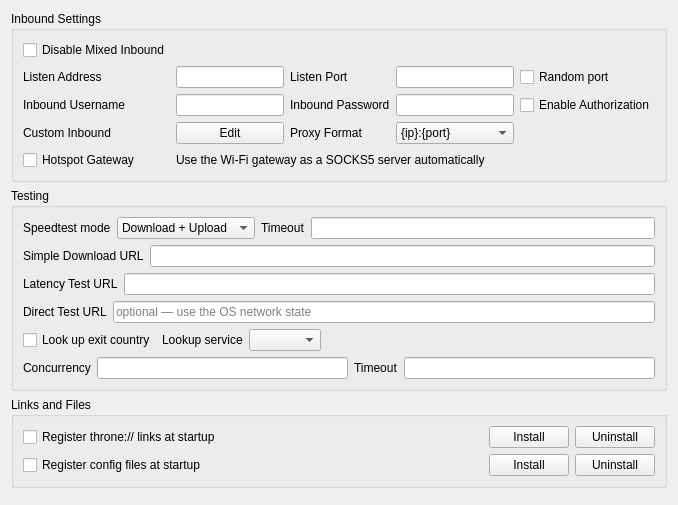
     <widget class="QWidget" name="tab_1">
      <attribute name="title">
       <string>Common</string>
      </attribute>
      <layout class="QVBoxLayout" name="verticalLayout_2">
       <item>
        <widget class="QGroupBox" name="groupBox_5">
         <property name="sizePolicy">
          <sizepolicy hsizetype="Preferred" vsizetype="Preferred">
           <horstretch>0</horstretch>
           <verstretch>0</verstretch>
          </sizepolicy>
         </property>
         <property name="title">
          <string>Inbound Settings</string>
         </property>
         <layout class="QGridLayout" name="gridLayout_9">
          <item row="2" column="5">
           <widget class="QCheckBox" name="inbound_auth">
            <property name="text">
             <string>Enable Authorization</string>
            </property>
           </widget>
          </item>
          <item row="1" column="4">
           <widget class="QLineEdit" name="inbound_socks_port">
            <property name="sizePolicy">
             <sizepolicy hsizetype="Preferred" vsizetype="Fixed">
              <horstretch>0</horstretch>
              <verstretch>0</verstretch>
             </sizepolicy>
            </property>
           </widget>
          </item>
          <item row="4" column="1">
           <widget class="QLabel" name="label_11">
            <property name="text">
             <string>Custom Inbound</string>
            </property>
           </widget>
          </item>
          <item row="4" column="2">
           <widget class="QPushButton" name="custom_inbound_edit">
            <property name="text">
             <string>Edit</string>
            </property>
           </widget>
          </item>
          <item row="2" column="1">
           <widget class="QLabel" name="inbound_user_l">
            <property name="text">
             <string>Inbound Username</string>
            </property>
           </widget>
          </item>
          <item row="0" column="1">
           <widget class="QCheckBox" name="disable_mixed_inbound">
            <property name="text">
             <string>Disable Mixed Inbound</string>
            </property>
           </widget>
          </item>
          <item row="2" column="4">
           <widget class="QLineEdit" name="inbound_pass"/>
          </item>
          <item row="2" column="2">
           <widget class="QLineEdit" name="inbound_user"/>
          </item>
          <item row="1" column="5">
           <widget class="QCheckBox" name="random_listen_port">
            <property name="toolTip">
             <string>&lt;html&gt;&lt;head/&gt;&lt;body&gt;&lt;p&gt;Selects a random available port on every run&lt;/p&gt;&lt;/body&gt;&lt;/html&gt;</string>
            </property>
            <property name="text">
             <string>Random port</string>
            </property>
           </widget>
          </item>
          <item row="1" column="3">
           <widget class="QLabel" name="inbound_socks_port_l">
            <property name="toolTip">
             <string>&lt;html&gt;&lt;head/&gt;&lt;body&gt;&lt;p&gt;Socks
                                                                + HTTP Proxy&lt;/p&gt;&lt;/body&gt;&lt;/html&gt;
                                                            </string>
            </property>
            <property name="text">
             <string>Listen Port</string>
            </property>
           </widget>
          </item>
          <item row="1" column="1">
           <widget class="QLabel" name="label">
            <property name="text">
             <string>Listen Address</string>
            </property>
           </widget>
          </item>
          <item row="2" column="3">
           <widget class="QLabel" name="inbound_pass_l">
            <property name="text">
             <string>Inbound Password</string>
            </property>
           </widget>
          </item>
          <item row="4" column="4">
           <widget class="QComboBox" name="proxy_scheme">
            <item>
             <property name="text">
              <string notr="true">{ip}:{port}</string>
             </property>
            </item>
            <item>
             <property name="text">
              <string notr="true">http://{ip}:{port}</string>
             </property>
            </item>
            <item>
             <property name="text">
              <string notr="true">socks={ip}:{port}</string>
             </property>
            </item>
           </widget>
          </item>
          <item row="4" column="3">
           <widget class="QLabel" name="proxy_scheme_l">
            <property name="text">
             <string>Proxy Format</string>
            </property>
           </widget>
          </item>
          <item row="1" column="2">
           <widget class="QLineEdit" name="inbound_address"/>
          </item>
          <item row="5" column="1">
           <widget class="QCheckBox" name="hotspot_gateway">
            <property name="text">
             <string>Hotspot Gateway</string>
            </property>
           </widget>
          </item>
          <item row="5" column="2" colspan="4">
           <widget class="QLabel" name="hotspot_gateway_summary">
            <property name="text">
             <string>Use the Wi-Fi gateway as a SOCKS5 server automatically</string>
            </property>
            <property name="wordWrap">
             <bool>true</bool>
            </property>
           </widget>
          </item>
         </layout>
        </widget>
       </item>
       <item>
        <widget class="QGroupBox" name="groupBox_testing">
         <property name="title">
          <string>Testing</string>
         </property>
         <layout class="QVBoxLayout" name="verticalLayout_8">
          <item>
           <layout class="QHBoxLayout" name="horizontalLayout_10">
            <item>
             <widget class="QLabel" name="label_12">
              <property name="text">
               <string>Speedtest mode</string>
              </property>
             </widget>
            </item>
            <item>
             <widget class="QComboBox" name="speedtest_mode">
              <item>
               <property name="text">
                <string>Download + Upload</string>
               </property>
              </item>
              <item>
               <property name="text">
                <string>Only Download</string>
               </property>
              </item>
              <item>
               <property name="text">
                <string>Only Upload</string>
               </property>
              </item>
              <item>
               <property name="text">
                <string>Simple Download</string>
               </property>
              </item>
              <item>
               <property name="text">
                <string>Only Country</string>
               </property>
              </item>
             </widget>
            </item>
            <item>
             <widget class="QLabel" name="label_19">
              <property name="toolTip">
               <string>&lt;html&gt;&lt;head/&gt;&lt;body&gt;&lt;p&gt;timeout in milliseconds&lt;br/&gt;applies to all tests individually&lt;/p&gt;&lt;/body&gt;&lt;/html&gt;</string>
              </property>
              <property name="text">
               <string>Timeout</string>
              </property>
             </widget>
            </item>
            <item>
             <widget class="QLineEdit" name="test_timeout"/>
            </item>
           </layout>
          </item>
          <item>
           <layout class="QHBoxLayout" name="horizontalLayout_9">
            <item>
             <widget class="QLabel" name="label_16">
              <property name="text">
               <string>Simple Download URL</string>
              </property>
             </widget>
            </item>
            <item>
             <widget class="QLineEdit" name="simple_down_url"/>
            </item>
           </layout>
          </item>
          <item>
           <layout class="QHBoxLayout" name="horizontalLayout_6">
            <item>
             <widget class="QLabel" name="label_13">
              <property name="text">
               <string>Latency Test URL</string>
              </property>
             </widget>
            </item>
            <item>
             <widget class="QLineEdit" name="test_latency_url"/>
            </item>
           </layout>
          </item>
          <item>
           <layout class="QHBoxLayout" name="horizontalLayout_direct_test">
            <item>
             <widget class="QLabel" name="label_direct_test_url">
              <property name="toolTip">
               <string>&lt;html&gt;&lt;head/&gt;&lt;body&gt;&lt;p&gt;Fetched &lt;span style=&quot; font-weight:600;&quot;&gt;without&lt;/span&gt; any proxy, so features that must tell a dead internet connection apart from dead servers — such as the auto selector — can check the connection itself, and notice the moment it comes back.&lt;/p&gt;&lt;p&gt;Only put a URL here that is reachable &lt;span style=&quot; font-weight:600;&quot;&gt;directly&lt;/span&gt; on your network. Leave it empty to rely on the operating system's network state instead.&lt;/p&gt;&lt;/body&gt;&lt;/html&gt;</string>
              </property>
              <property name="text">
               <string>Direct Test URL</string>
              </property>
             </widget>
            </item>
            <item>
             <widget class="QLineEdit" name="direct_test_url">
              <property name="placeholderText">
               <string>optional — use the OS network state</string>
              </property>
             </widget>
            </item>
           </layout>
          </item>
          <item>
           <layout class="QHBoxLayout" name="horizontalLayout_exit_lookup">
            <item>
             <widget class="QCheckBox" name="exit_country_lookup">
              <property name="toolTip">
               <string>&lt;html&gt;&lt;head/&gt;&lt;body&gt;&lt;p&gt;After connecting, Throne asks an IP lookup service — through the proxy — which IP and country the connection exits from.&lt;/p&gt;&lt;p&gt;Turn this off to never contact such a service automatically.&lt;/p&gt;&lt;/body&gt;&lt;/html&gt;</string>
              </property>
              <property name="text">
               <string>Look up exit country</string>
              </property>
             </widget>
            </item>
            <item>
             <widget class="QLabel" name="label_exit_lookup_provider">
              <property name="text">
               <string>Lookup service</string>
              </property>
              <property name="buddy">
               <cstring>exit_lookup_provider</cstring>
              </property>
             </widget>
            </item>
            <item>
             <widget class="QComboBox" name="exit_lookup_provider"/>
            </item>
            <item>
             <spacer name="horizontalSpacer_exit_lookup">
              <property name="orientation">
               <enum>Qt::Orientation::Horizontal</enum>
              </property>
              <property name="sizeHint" stdset="0">
               <size>
                <width>40</width>
                <height>20</height>
               </size>
              </property>
             </spacer>
            </item>
           </layout>
          </item>
          <item>
           <layout class="QHBoxLayout" name="horizontalLayout_11">
            <item>
             <widget class="QLabel" name="label_14">
              <property name="text">
               <string>Concurrency</string>
              </property>
             </widget>
            </item>
            <item>
             <widget class="QLineEdit" name="test_concurrent"/>
            </item>
            <item>
             <widget class="QLabel" name="label_22">
              <property name="toolTip">
               <string>&lt;html&gt;&lt;head/&gt;&lt;body&gt;&lt;p&gt;Timeout for URLtest in ms&lt;br/&gt;Note that muxed connections take a much longer time for their initial request, and setting this value too low will cause the test to falsely report that the config is not working&lt;/p&gt;&lt;/body&gt;&lt;/html&gt;</string>
              </property>
              <property name="text">
               <string>Timeout</string>
              </property>
             </widget>
            </item>
            <item>
             <widget class="QLineEdit" name="url_timeout"/>
            </item>
           </layout>
          </item>
         </layout>
        </widget>
       </item>
       <item>
        <widget class="QGroupBox" name="url_scheme_box">
         <property name="title">
          <string>Links and Files</string>
         </property>
         <layout class="QGridLayout" name="gridLayout_url_scheme">
          <item row="0" column="0">
           <widget class="QCheckBox" name="url_scheme_auto_register">
            <property name="toolTip">
             <string>&lt;html&gt;&lt;head/&gt;&lt;body&gt;&lt;p&gt;Registers Throne as the handler for throne:// links, re-applying the registration whenever the install is moved.&lt;/p&gt;&lt;p&gt;Turning this off does not undo an existing registration: use Uninstall for that.&lt;/p&gt;&lt;/body&gt;&lt;/html&gt;</string>
            </property>
            <property name="text">
             <string>Register throne:// links at startup</string>
            </property>
           </widget>
          </item>
          <item row="0" column="1">
           <spacer name="horizontalSpacer_url_scheme">
            <property name="orientation">
             <enum>Qt::Orientation::Horizontal</enum>
            </property>
            <property name="sizeHint" stdset="0">
             <size>
              <width>40</width>
              <height>20</height>
             </size>
            </property>
           </spacer>
          </item>
          <item row="0" column="2">
           <widget class="QLabel" name="url_scheme_status">
            <property name="text">
             <string notr="true"/>
            </property>
           </widget>
          </item>
          <item row="0" column="3">
           <widget class="QPushButton" name="url_scheme_install">
            <property name="toolTip">
             <string>&lt;html&gt;&lt;head/&gt;&lt;body&gt;&lt;p&gt;Registers the handler now, without waiting for the next start.&lt;/p&gt;&lt;/body&gt;&lt;/html&gt;</string>
            </property>
            <property name="text">
             <string>Install</string>
            </property>
           </widget>
          </item>
          <item row="0" column="4">
           <widget class="QPushButton" name="url_scheme_uninstall">
            <property name="toolTip">
             <string>&lt;html&gt;&lt;head/&gt;&lt;body&gt;&lt;p&gt;Removes the throne:// handler Throne wrote. Entries owned by other applications are left alone.&lt;/p&gt;&lt;/body&gt;&lt;/html&gt;</string>
            </property>
            <property name="text">
             <string>Uninstall</string>
            </property>
           </widget>
          </item>
          <item row="1" column="0">
           <widget class="QCheckBox" name="file_assoc_auto_register">
            <property name="toolTip">
             <string>&lt;html&gt;&lt;head/&gt;&lt;body&gt;&lt;p&gt;Adds Throne to the &quot;Open with&quot; list for config files such as JSON and YAML, re-applying the registration whenever the install is moved.&lt;/p&gt;&lt;p&gt;Turning this off does not undo an existing registration: use Uninstall for that.&lt;/p&gt;&lt;/body&gt;&lt;/html&gt;</string>
            </property>
            <property name="text">
             <string>Register config files at startup</string>
            </property>
           </widget>
          </item>
          <item row="1" column="2">
           <widget class="QLabel" name="file_assoc_status">
            <property name="text">
             <string notr="true"/>
            </property>
           </widget>
          </item>
          <item row="1" column="3">
           <widget class="QPushButton" name="file_assoc_install">
            <property name="toolTip">
             <string>&lt;html&gt;&lt;head/&gt;&lt;body&gt;&lt;p&gt;Registers the associations now, without waiting for the next start.&lt;/p&gt;&lt;/body&gt;&lt;/html&gt;</string>
            </property>
            <property name="text">
             <string>Install</string>
            </property>
           </widget>
          </item>
          <item row="1" column="4">
           <widget class="QPushButton" name="file_assoc_uninstall">
            <property name="toolTip">
             <string>&lt;html&gt;&lt;head/&gt;&lt;body&gt;&lt;p&gt;Removes every config file association Throne wrote, including those added by older versions. Associations owned by other applications are left alone.&lt;/p&gt;&lt;/body&gt;&lt;/html&gt;</string>
            </property>
            <property name="text">
             <string>Uninstall</string>
            </property>
           </widget>
          </item>
         </layout>
        </widget>
       </item>
       <item>
        <widget class="QWidget" name="horizontalWidget_1" native="true">
         <property name="sizePolicy">
          <sizepolicy hsizetype="Preferred" vsizetype="Maximum">
           <horstretch>0</horstretch>
           <verstretch>0</verstretch>
          </sizepolicy>
         </property>
         <layout class="QHBoxLayout" name="horizontalLayout_2">
          <property name="leftMargin">
           <number>0</number>
          </property>
          <property name="topMargin">
           <number>0</number>
          </property>
          <property name="rightMargin">
           <number>0</number>
          </property>
          <property name="bottomMargin">
           <number>0</number>
          </property>
         </layout>
        </widget>
       </item>
      </layout>
     </widget>
